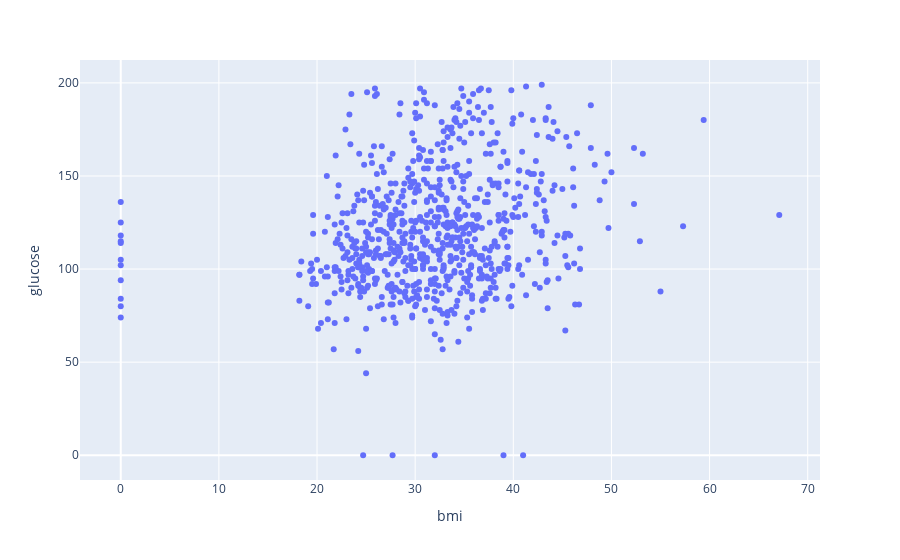

Source (notebook cell):
### Code cell
px.scatter(data_frame=df_diabet,x="bmi",y="glucose")

### Figure 1 — Plotly figure (JSON) as saved in the notebook; plotly's stock layout.template omitted (floating-point values rounded to 4 significant figures; data arrays with more than 128 entries replaced by an {"elided": "..."} marker saying what was removed)
{"data": [{"hovertemplate": "bmi=%{x}<br>glucose=%{y}<extra></extra>", "legendgroup": "", "marker": {"color": "#636efa", "symbol": "circle"}, "mode": "markers", "name": "", "orientation": "v", "showlegend": false, "type": "scatter", "x": {"elided": "768 float values"}, "xaxis": "x", "y": {"elided": "768 int values"}, "yaxis": "y"}], "layout": {"legend": {"tracegroupgap": 0}, "margin": {"t": 60}, "xaxis": {"anchor": "y", "domain": [0, 1], "title": {"text": "bmi"}}, "yaxis": {"anchor": "x", "domain": [0, 1], "title": {"text": "glucose"}}}}
